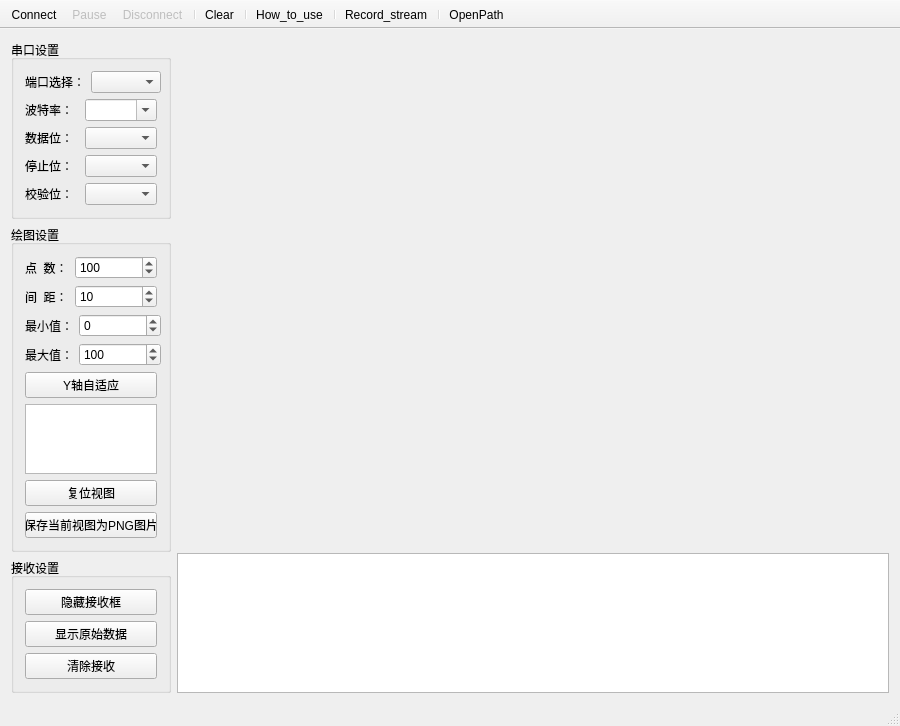
<?xml version="1.0" encoding="UTF-8"?>
<ui version="4.0">
 <class>MainWindow</class>
 <widget class="QMainWindow" name="MainWindow">
  <property name="geometry">
   <rect>
    <x>0</x>
    <y>0</y>
    <width>900</width>
    <height>671</height>
   </rect>
  </property>
  <property name="windowTitle">
   <string>MainWindow</string>
  </property>
  <widget class="QWidget" name="centralWidget">
   <layout class="QGridLayout" name="gridLayout_4">
    <item row="0" column="0" rowspan="2">
     <layout class="QVBoxLayout" name="verticalLayout">
      <item>
       <widget class="QGroupBox" name="PortControlsBox">
        <property name="maximumSize">
         <size>
          <width>160</width>
          <height>16777215</height>
         </size>
        </property>
        <property name="title">
         <string>串口设置</string>
        </property>
        <property name="flat">
         <bool>false</bool>
        </property>
        <property name="checkable">
         <bool>false</bool>
        </property>
        <layout class="QGridLayout" name="gridLayout">
         <item row="1" column="0">
          <layout class="QHBoxLayout" name="horizontalLayout_2">
           <item>
            <widget class="QLabel" name="labelBaud">
             <property name="text">
              <string>波特率：</string>
             </property>
            </widget>
           </item>
           <item>
            <widget class="QComboBox" name="comboBaud">
             <property name="sizePolicy">
              <sizepolicy hsizetype="Fixed" vsizetype="Fixed">
               <horstretch>0</horstretch>
               <verstretch>0</verstretch>
              </sizepolicy>
             </property>
             <property name="minimumSize">
              <size>
               <width>70</width>
               <height>0</height>
              </size>
             </property>
             <property name="editable">
              <bool>true</bool>
             </property>
            </widget>
           </item>
          </layout>
         </item>
         <item row="0" column="0">
          <layout class="QHBoxLayout" name="horizontalLayout">
           <item>
            <widget class="QLabel" name="labelPort">
             <property name="text">
              <string>端口选择：</string>
             </property>
            </widget>
           </item>
           <item>
            <widget class="QComboBox" name="comboPort">
             <property name="sizePolicy">
              <sizepolicy hsizetype="Fixed" vsizetype="Fixed">
               <horstretch>0</horstretch>
               <verstretch>0</verstretch>
              </sizepolicy>
             </property>
             <property name="minimumSize">
              <size>
               <width>70</width>
               <height>0</height>
              </size>
             </property>
            </widget>
           </item>
          </layout>
         </item>
         <item row="2" column="0">
          <layout class="QHBoxLayout" name="horizontalLayout_3">
           <item>
            <widget class="QLabel" name="labelData">
             <property name="text">
              <string>数据位：</string>
             </property>
            </widget>
           </item>
           <item>
            <widget class="QComboBox" name="comboData">
             <property name="sizePolicy">
              <sizepolicy hsizetype="Fixed" vsizetype="Fixed">
               <horstretch>0</horstretch>
               <verstretch>0</verstretch>
              </sizepolicy>
             </property>
             <property name="minimumSize">
              <size>
               <width>70</width>
               <height>0</height>
              </size>
             </property>
            </widget>
           </item>
          </layout>
         </item>
         <item row="4" column="0">
          <layout class="QHBoxLayout" name="horizontalLayout_4">
           <item>
            <widget class="QLabel" name="labelParity">
             <property name="text">
              <string>校验位：</string>
             </property>
            </widget>
           </item>
           <item>
            <widget class="QComboBox" name="comboParity">
             <property name="sizePolicy">
              <sizepolicy hsizetype="Fixed" vsizetype="Fixed">
               <horstretch>0</horstretch>
               <verstretch>0</verstretch>
              </sizepolicy>
             </property>
             <property name="minimumSize">
              <size>
               <width>70</width>
               <height>0</height>
              </size>
             </property>
            </widget>
           </item>
          </layout>
         </item>
         <item row="3" column="0">
          <layout class="QHBoxLayout" name="horizontalLayout_5">
           <item>
            <widget class="QLabel" name="labelStop">
             <property name="text">
              <string>停止位：</string>
             </property>
            </widget>
           </item>
           <item>
            <widget class="QComboBox" name="comboStop">
             <property name="sizePolicy">
              <sizepolicy hsizetype="Fixed" vsizetype="Fixed">
               <horstretch>0</horstretch>
               <verstretch>0</verstretch>
              </sizepolicy>
             </property>
             <property name="minimumSize">
              <size>
               <width>70</width>
               <height>0</height>
              </size>
             </property>
            </widget>
           </item>
          </layout>
         </item>
        </layout>
       </widget>
      </item>
      <item>
       <widget class="QGroupBox" name="PlotControlsBox">
        <property name="maximumSize">
         <size>
          <width>160</width>
          <height>16777215</height>
         </size>
        </property>
        <property name="title">
         <string>绘图设置</string>
        </property>
        <layout class="QGridLayout" name="gridLayout_2">
         <item row="0" column="0">
          <layout class="QHBoxLayout" name="horizontalLayout_6">
           <item>
            <widget class="QLabel" name="pointsLabel">
             <property name="text">
              <string>点  数：</string>
             </property>
            </widget>
           </item>
           <item>
            <widget class="QSpinBox" name="spinPoints">
             <property name="minimumSize">
              <size>
               <width>82</width>
               <height>0</height>
              </size>
             </property>
             <property name="minimum">
              <number>0</number>
             </property>
             <property name="maximum">
              <number>999999999</number>
             </property>
             <property name="value">
              <number>100</number>
             </property>
            </widget>
           </item>
          </layout>
         </item>
         <item row="1" column="0">
          <layout class="QHBoxLayout" name="horizontalLayout_7">
           <item>
            <widget class="QLabel" name="labelYStep">
             <property name="text">
              <string>间  距：</string>
             </property>
            </widget>
           </item>
           <item>
            <widget class="QSpinBox" name="spinYStep">
             <property name="minimumSize">
              <size>
               <width>82</width>
               <height>0</height>
              </size>
             </property>
             <property name="maximumSize">
              <size>
               <width>69</width>
               <height>16777215</height>
              </size>
             </property>
             <property name="maximum">
              <number>999999999</number>
             </property>
             <property name="singleStep">
              <number>1</number>
             </property>
             <property name="value">
              <number>10</number>
             </property>
            </widget>
           </item>
          </layout>
         </item>
         <item row="2" column="0">
          <layout class="QHBoxLayout" name="horizontalLayout_8">
           <item>
            <widget class="QLabel" name="label">
             <property name="text">
              <string>最小值：</string>
             </property>
            </widget>
           </item>
           <item>
            <widget class="QSpinBox" name="spinAxesMin">
             <property name="minimumSize">
              <size>
               <width>82</width>
               <height>0</height>
              </size>
             </property>
             <property name="maximumSize">
              <size>
               <width>69</width>
               <height>16777215</height>
              </size>
             </property>
             <property name="minimum">
              <number>-999999999</number>
             </property>
             <property name="maximum">
              <number>999999999</number>
             </property>
             <property name="singleStep">
              <number>1</number>
             </property>
             <property name="value">
              <number>0</number>
             </property>
            </widget>
           </item>
          </layout>
         </item>
         <item row="3" column="0">
          <layout class="QHBoxLayout" name="horizontalLayout_9">
           <item>
            <widget class="QLabel" name="label_2">
             <property name="text">
              <string>最大值：</string>
             </property>
            </widget>
           </item>
           <item>
            <widget class="QSpinBox" name="spinAxesMax">
             <property name="minimumSize">
              <size>
               <width>82</width>
               <height>0</height>
              </size>
             </property>
             <property name="maximumSize">
              <size>
               <width>69</width>
               <height>16777215</height>
              </size>
             </property>
             <property name="minimum">
              <number>-999999999</number>
             </property>
             <property name="maximum">
              <number>999999999</number>
             </property>
             <property name="singleStep">
              <number>1</number>
             </property>
             <property name="value">
              <number>100</number>
             </property>
            </widget>
           </item>
          </layout>
         </item>
         <item row="4" column="0">
          <widget class="QPushButton" name="pushButton_AutoScale">
           <property name="text">
            <string>Y轴自适应</string>
           </property>
          </widget>
         </item>
         <item row="5" column="0">
          <widget class="QListWidget" name="listWidget_Channels">
           <property name="sizePolicy">
            <sizepolicy hsizetype="Fixed" vsizetype="Expanding">
             <horstretch>0</horstretch>
             <verstretch>0</verstretch>
            </sizepolicy>
           </property>
           <property name="minimumSize">
            <size>
             <width>0</width>
             <height>0</height>
            </size>
           </property>
           <property name="layoutDirection">
            <enum>Qt::LeftToRight</enum>
           </property>
           <property name="autoScroll">
            <bool>false</bool>
           </property>
           <property name="editTriggers">
            <set>QAbstractItemView::NoEditTriggers</set>
           </property>
           <property name="alternatingRowColors">
            <bool>true</bool>
           </property>
           <property name="selectionBehavior">
            <enum>QAbstractItemView::SelectItems</enum>
           </property>
           <property name="textElideMode">
            <enum>Qt::ElideMiddle</enum>
           </property>
           <property name="resizeMode">
            <enum>QListView::Adjust</enum>
           </property>
           <property name="modelColumn">
            <number>0</number>
           </property>
           <property name="selectionRectVisible">
            <bool>true</bool>
           </property>
          </widget>
         </item>
         <item row="6" column="0">
          <widget class="QPushButton" name="pushButton_ResetVisible">
           <property name="text">
            <string>复位视图</string>
           </property>
          </widget>
         </item>
         <item row="7" column="0">
          <widget class="QPushButton" name="savePNGButton">
           <property name="text">
            <string>保存当前视图为PNG图片</string>
           </property>
          </widget>
         </item>
        </layout>
       </widget>
      </item>
      <item>
       <widget class="QGroupBox" name="gridGroupBox">
        <property name="maximumSize">
         <size>
          <width>160</width>
          <height>16777215</height>
         </size>
        </property>
        <property name="title">
         <string>接收设置</string>
        </property>
        <layout class="QGridLayout" name="gridLayout_3">
         <item row="1" column="0">
          <widget class="QPushButton" name="pushButton_TextEditHide">
           <property name="text">
            <string>隐藏接收框</string>
           </property>
           <property name="checkable">
            <bool>true</bool>
           </property>
           <property name="checked">
            <bool>false</bool>
           </property>
          </widget>
         </item>
         <item row="2" column="0">
          <widget class="QPushButton" name="pushButton_ShowallData">
           <property name="text">
            <string>显示原始数据</string>
           </property>
           <property name="checkable">
            <bool>true</bool>
           </property>
          </widget>
         </item>
         <item row="3" column="0">
          <widget class="QPushButton" name="pushButton_ClearRecv">
           <property name="text">
            <string>清除接收</string>
           </property>
           <property name="checkable">
            <bool>true</bool>
           </property>
          </widget>
         </item>
        </layout>
       </widget>
      </item>
     </layout>
    </item>
    <item row="0" column="1">
     <widget class="QCustomPlot" name="plot" native="true">
      <property name="sizePolicy">
       <sizepolicy hsizetype="Preferred" vsizetype="Expanding">
        <horstretch>0</horstretch>
        <verstretch>0</verstretch>
       </sizepolicy>
      </property>
     </widget>
    </item>
    <item row="1" column="1">
     <widget class="QTextEdit" name="textEdit_UartWindow">
      <property name="sizePolicy">
       <sizepolicy hsizetype="Expanding" vsizetype="Fixed">
        <horstretch>0</horstretch>
        <verstretch>0</verstretch>
       </sizepolicy>
      </property>
      <property name="maximumSize">
       <size>
        <width>16777215</width>
        <height>140</height>
       </size>
      </property>
     </widget>
    </item>
   </layout>
  </widget>
  <widget class="QStatusBar" name="statusBar"/>
  <widget class="QToolBar" name="toolBar">
   <property name="windowTitle">
    <string>toolBar</string>
   </property>
   <property name="movable">
    <bool>false</bool>
   </property>
   <property name="allowedAreas">
    <set>Qt::TopToolBarArea</set>
   </property>
   <property name="floatable">
    <bool>false</bool>
   </property>
   <attribute name="toolBarArea">
    <enum>TopToolBarArea</enum>
   </attribute>
   <attribute name="toolBarBreak">
    <bool>false</bool>
   </attribute>
   <addaction name="actionConnect"/>
   <addaction name="actionPause_Plot"/>
   <addaction name="actionDisconnect"/>
   <addaction name="separator"/>
   <addaction name="actionClear"/>
   <addaction name="separator"/>
   <addaction name="actionHow_to_use"/>
   <addaction name="separator"/>
   <addaction name="actionRecord_stream"/>
   <addaction name="separator"/>
   <addaction name="actionOpenPath"/>
  </widget>
  <action name="actionConnect">
   <property name="icon">
    <iconset resource="res/serial_port_plotter.qrc">
     <normaloff>:/serial_port_plotter/play_nor.png</normaloff>
     <normalon>:/serial_port_plotter/play_nor.png</normalon>
     <disabledoff>:/serial_port_plotter/play_dis.png</disabledoff>
     <disabledon>:/serial_port_plotter/play_dis.png</disabledon>
     <activeoff>:/serial_port_plotter/play_act.png</activeoff>
     <activeon>:/serial_port_plotter/play_act.png</activeon>
     <selectedoff>:/serial_port_plotter/play_act.png</selectedoff>
     <selectedon>:/serial_port_plotter/play_act.png</selectedon>:/serial_port_plotter/play_nor.png</iconset>
   </property>
   <property name="text">
    <string>Connect</string>
   </property>
   <property name="toolTip">
    <string>打开端口</string>
   </property>
  </action>
  <action name="actionPause_Plot">
   <property name="enabled">
    <bool>false</bool>
   </property>
   <property name="icon">
    <iconset resource="res/serial_port_plotter.qrc">
     <normaloff>:/serial_port_plotter/pause_nor.png</normaloff>
     <normalon>:/serial_port_plotter/pause_nor.png</normalon>
     <disabledoff>:/serial_port_plotter/pause_dis.png</disabledoff>
     <disabledon>:/serial_port_plotter/pause_dis.png</disabledon>
     <activeoff>:/serial_port_plotter/pause_act.png</activeoff>
     <activeon>:/serial_port_plotter/pause_act.png</activeon>
     <selectedoff>:/serial_port_plotter/pause_act.png</selectedoff>
     <selectedon>:/serial_port_plotter/pause_act.png</selectedon>:/serial_port_plotter/pause_nor.png</iconset>
   </property>
   <property name="text">
    <string>Pause</string>
   </property>
   <property name="toolTip">
    <string>暂停绘制</string>
   </property>
  </action>
  <action name="actionDisconnect">
   <property name="enabled">
    <bool>false</bool>
   </property>
   <property name="icon">
    <iconset resource="res/serial_port_plotter.qrc">
     <normaloff>:/serial_port_plotter/stop_nor.png</normaloff>
     <normalon>:/serial_port_plotter/stop_nor.png</normalon>
     <disabledoff>:/serial_port_plotter/stop_dis.png</disabledoff>
     <disabledon>:/serial_port_plotter/stop_dis.png</disabledon>
     <activeoff>:/serial_port_plotter/stop_act.png</activeoff>
     <activeon>:/serial_port_plotter/stop_act.png</activeon>
     <selectedoff>:/serial_port_plotter/stop_act.png</selectedoff>
     <selectedon>:/serial_port_plotter/stop_act.png</selectedon>:/serial_port_plotter/stop_nor.png</iconset>
   </property>
   <property name="text">
    <string>Disconnect</string>
   </property>
   <property name="toolTip">
    <string>关闭端口</string>
   </property>
  </action>
  <action name="actionClear">
   <property name="enabled">
    <bool>true</bool>
   </property>
   <property name="icon">
    <iconset resource="res/serial_port_plotter.qrc">
     <normaloff>:/serial_port_plotter/clear_nor.png</normaloff>
     <normalon>:/serial_port_plotter/clear_nor.png</normalon>
     <disabledoff>:/serial_port_plotter/clear_dis.png</disabledoff>
     <disabledon>:/serial_port_plotter/clear_dis.png</disabledon>
     <activeoff>:/serial_port_plotter/clear_act.png</activeoff>
     <activeon>:/serial_port_plotter/clear_act.png</activeon>
     <selectedoff>:/serial_port_plotter/clear_act.png</selectedoff>
     <selectedon>:/serial_port_plotter/clear_act.png</selectedon>:/serial_port_plotter/clear_nor.png</iconset>
   </property>
   <property name="text">
    <string>Clear</string>
   </property>
   <property name="toolTip">
    <string>清除曲线</string>
   </property>
  </action>
  <action name="actionHow_to_use">
   <property name="icon">
    <iconset resource="res/serial_port_plotter.qrc">
     <normaloff>:/serial_port_plotter/help_nor.png</normaloff>
     <normalon>:/serial_port_plotter/help_nor.png</normalon>
     <disabledoff>:/serial_port_plotter/help_dis.png</disabledoff>
     <disabledon>:/serial_port_plotter/help_dis.png</disabledon>
     <activeoff>:/serial_port_plotter/help_act.png</activeoff>
     <activeon>:/serial_port_plotter/help_act.png</activeon>
     <selectedoff>:/serial_port_plotter/help_act.png</selectedoff>
     <selectedon>:/serial_port_plotter/help_act.png</selectedon>:/serial_port_plotter/help_nor.png</iconset>
   </property>
   <property name="text">
    <string>How_to_use</string>
   </property>
   <property name="toolTip">
    <string>如何使用本软件</string>
   </property>
  </action>
  <action name="actionRecord_stream">
   <property name="checkable">
    <bool>true</bool>
   </property>
   <property name="checked">
    <bool>false</bool>
   </property>
   <property name="enabled">
    <bool>true</bool>
   </property>
   <property name="icon">
    <iconset resource="res/serial_port_plotter.qrc">
     <normaloff>:/icons/line_icon_set/document.png</normaloff>
     <normalon>:/icons/line_icon_set_text/document.png</normalon>
     <disabledoff>:/icons/line_icon_set/document.png</disabledoff>:/icons/line_icon_set/document.png</iconset>
   </property>
   <property name="text">
    <string>Record_stream</string>
   </property>
   <property name="toolTip">
    <string>&lt;html&gt;&lt;head/&gt;&lt;body&gt;&lt;p&gt;将收到的数据保存为CSV文件&lt;/p&gt;&lt;p&gt;（快捷键：Ctrl+S）&lt;/p&gt;&lt;/body&gt;&lt;/html&gt;</string>
   </property>
   <property name="shortcut">
    <string>Ctrl+S</string>
   </property>
   <property name="visible">
    <bool>true</bool>
   </property>
  </action>
  <action name="actionOpenPath">
   <property name="icon">
    <iconset resource="res/serial_port_plotter.qrc">
     <normaloff>:/serial_port_plotter/open_dir</normaloff>:/serial_port_plotter/open_dir</iconset>
   </property>
   <property name="text">
    <string>OpenPath</string>
   </property>
   <property name="toolTip">
    <string>&lt;html&gt;&lt;head/&gt;&lt;body&gt;&lt;p&gt;打开csv文件所在目录位置&lt;/p&gt;&lt;p&gt;（快捷键：Ctrl+O）&lt;/p&gt;&lt;/body&gt;&lt;/html&gt;</string>
   </property>
   <property name="shortcut">
    <string>Ctrl+O</string>
   </property>
  </action>
 </widget>
 <layoutdefault spacing="6" margin="11"/>
 <customwidgets>
  <customwidget>
   <class>QCustomPlot</class>
   <extends>QWidget</extends>
   <header location="global">qcustomplot/qcustomplot.h</header>
   <container>1</container>
  </customwidget>
 </customwidgets>
 <resources>
  <include location="res/serial_port_plotter.qrc"/>
 </resources>
 <connections/>
</ui>
